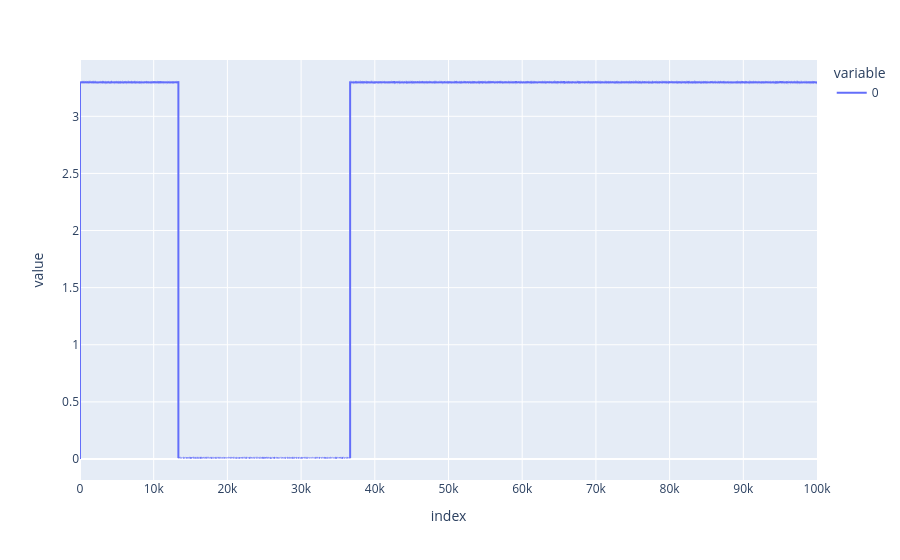

This figure's notebook cell:
### Code cell
px.line(ephys[:100000])

### Figure 1 — Plotly figure (JSON) as saved in the notebook; plotly's stock layout.template omitted (floating-point values rounded to 4 significant figures; data arrays with more than 128 entries replaced by an {"elided": "..."} marker saying what was removed)
{"data": [{"hovertemplate": "variable=0<br>index=%{x}<br>value=%{y}<extra></extra>", "legendgroup": "0", "line": {"color": "#636efa", "dash": "solid"}, "marker": {"symbol": "circle"}, "mode": "lines", "name": "0", "showlegend": true, "type": "scattergl", "x": {"elided": "100000 int values"}, "xaxis": "x", "y": {"elided": "100000 float values"}, "yaxis": "y"}], "layout": {"legend": {"title": {"text": "variable"}, "tracegroupgap": 0}, "margin": {"t": 60}, "xaxis": {"anchor": "y", "domain": [0, 1], "title": {"text": "index"}}, "yaxis": {"anchor": "x", "domain": [0, 1], "title": {"text": "value"}}}}
